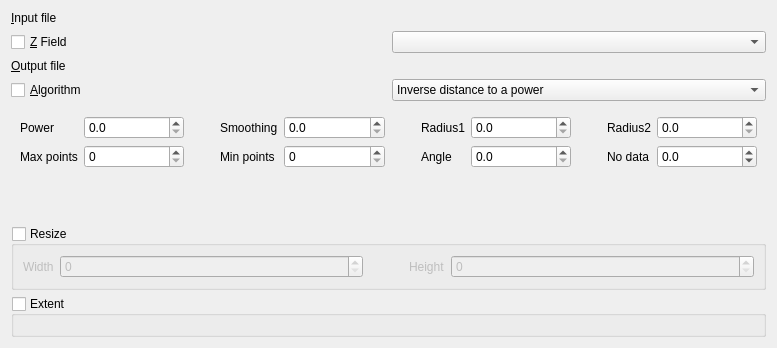
<?xml version="1.0" encoding="UTF-8"?>
<ui version="4.0">
 <class>GdalToolsWidget</class>
 <widget class="QWidget" name="GdalToolsWidget">
  <property name="geometry">
   <rect>
    <x>0</x>
    <y>0</y>
    <width>777</width>
    <height>348</height>
   </rect>
  </property>
  <property name="sizePolicy">
   <sizepolicy hsizetype="Expanding" vsizetype="Preferred">
    <horstretch>0</horstretch>
    <verstretch>0</verstretch>
   </sizepolicy>
  </property>
  <property name="windowTitle">
   <string>Grid (Interpolation)</string>
  </property>
  <layout class="QVBoxLayout" name="verticalLayout">
   <item>
    <layout class="QGridLayout" name="gridLayout">
     <item row="0" column="0">
      <widget class="QLabel" name="label">
       <property name="text">
        <string>&amp;Input file</string>
       </property>
       <property name="buddy">
        <cstring>inSelector</cstring>
       </property>
      </widget>
     </item>
     <item row="1" column="0">
      <widget class="QCheckBox" name="zfieldCheck">
       <property name="text">
        <string>&amp;Z Field</string>
       </property>
      </widget>
     </item>
     <item row="1" column="1">
      <widget class="QComboBox" name="zfieldCombo"/>
     </item>
     <item row="2" column="0">
      <widget class="QLabel" name="label_2">
       <property name="text">
        <string>&amp;Output file</string>
       </property>
       <property name="buddy">
        <cstring>outSelector</cstring>
       </property>
      </widget>
     </item>
     <item row="3" column="0">
      <widget class="QCheckBox" name="algorithmCheck">
       <property name="text">
        <string>&amp;Algorithm</string>
       </property>
      </widget>
     </item>
     <item row="3" column="1">
      <widget class="QComboBox" name="algorithmCombo">
       <item>
        <property name="text">
         <string>Inverse distance to a power</string>
        </property>
       </item>
       <item>
        <property name="text">
         <string>Moving average</string>
        </property>
       </item>
       <item>
        <property name="text">
         <string>Nearest neighbor</string>
        </property>
       </item>
       <item>
        <property name="text">
         <string>Data metrics</string>
        </property>
       </item>
      </widget>
     </item>
     <item row="0" column="1">
      <widget class="GdalToolsInOutSelector" name="inSelector" native="true"/>
     </item>
     <item row="2" column="1">
      <widget class="GdalToolsInOutSelector" name="outSelector" native="true"/>
     </item>
    </layout>
   </item>
   <item>
    <widget class="QStackedWidget" name="stackedWidget">
     <property name="frameShape">
      <enum>QFrame::NoFrame</enum>
     </property>
     <property name="currentIndex">
      <number>0</number>
     </property>
     <widget class="QWidget" name="page">
      <layout class="QGridLayout" name="gridLayout_3">
       <item row="0" column="0">
        <widget class="QLabel" name="label_3">
         <property name="text">
          <string>Power</string>
         </property>
        </widget>
       </item>
       <item row="0" column="1">
        <widget class="QDoubleSpinBox" name="invdistPowerSpin">
         <property name="sizePolicy">
          <sizepolicy hsizetype="Expanding" vsizetype="Fixed">
           <horstretch>0</horstretch>
           <verstretch>0</verstretch>
          </sizepolicy>
         </property>
         <property name="decimals">
          <number>1</number>
         </property>
        </widget>
       </item>
       <item row="0" column="2">
        <widget class="QLabel" name="label_4">
         <property name="text">
          <string>Smoothing</string>
         </property>
         <property name="indent">
          <number>30</number>
         </property>
        </widget>
       </item>
       <item row="0" column="3">
        <widget class="QDoubleSpinBox" name="invdistSmothingSpin">
         <property name="sizePolicy">
          <sizepolicy hsizetype="Expanding" vsizetype="Fixed">
           <horstretch>0</horstretch>
           <verstretch>0</verstretch>
          </sizepolicy>
         </property>
         <property name="decimals">
          <number>1</number>
         </property>
         <property name="maximum">
          <double>65000.000000000000000</double>
         </property>
        </widget>
       </item>
       <item row="0" column="4">
        <widget class="QLabel" name="label_5">
         <property name="text">
          <string>Radius1</string>
         </property>
         <property name="indent">
          <number>30</number>
         </property>
        </widget>
       </item>
       <item row="0" column="5">
        <widget class="QDoubleSpinBox" name="invdistRadius1Spin">
         <property name="sizePolicy">
          <sizepolicy hsizetype="Expanding" vsizetype="Fixed">
           <horstretch>0</horstretch>
           <verstretch>0</verstretch>
          </sizepolicy>
         </property>
         <property name="decimals">
          <number>1</number>
         </property>
         <property name="maximum">
          <double>65000.000000000000000</double>
         </property>
        </widget>
       </item>
       <item row="0" column="6">
        <widget class="QLabel" name="label_6">
         <property name="text">
          <string>Radius2</string>
         </property>
         <property name="indent">
          <number>30</number>
         </property>
        </widget>
       </item>
       <item row="0" column="7">
        <widget class="QDoubleSpinBox" name="invdistRadius2Spin">
         <property name="sizePolicy">
          <sizepolicy hsizetype="Expanding" vsizetype="Fixed">
           <horstretch>0</horstretch>
           <verstretch>0</verstretch>
          </sizepolicy>
         </property>
         <property name="decimals">
          <number>1</number>
         </property>
         <property name="maximum">
          <double>65000.000000000000000</double>
         </property>
        </widget>
       </item>
       <item row="1" column="0">
        <widget class="QLabel" name="label_8">
         <property name="text">
          <string>Max points</string>
         </property>
        </widget>
       </item>
       <item row="1" column="1">
        <widget class="QSpinBox" name="invdistMaxPointsSpin">
         <property name="sizePolicy">
          <sizepolicy hsizetype="Expanding" vsizetype="Fixed">
           <horstretch>0</horstretch>
           <verstretch>0</verstretch>
          </sizepolicy>
         </property>
         <property name="maximum">
          <number>65000</number>
         </property>
        </widget>
       </item>
       <item row="1" column="2">
        <widget class="QLabel" name="label_9">
         <property name="text">
          <string>Min points</string>
         </property>
         <property name="indent">
          <number>30</number>
         </property>
        </widget>
       </item>
       <item row="1" column="3">
        <widget class="QSpinBox" name="invdistMinPointsSpin">
         <property name="sizePolicy">
          <sizepolicy hsizetype="Expanding" vsizetype="Fixed">
           <horstretch>0</horstretch>
           <verstretch>0</verstretch>
          </sizepolicy>
         </property>
         <property name="maximum">
          <number>65000</number>
         </property>
        </widget>
       </item>
       <item row="1" column="4">
        <widget class="QLabel" name="label_7">
         <property name="text">
          <string>Angle</string>
         </property>
         <property name="indent">
          <number>30</number>
         </property>
        </widget>
       </item>
       <item row="1" column="5">
        <widget class="QDoubleSpinBox" name="invdistAngleSpin">
         <property name="sizePolicy">
          <sizepolicy hsizetype="Expanding" vsizetype="Fixed">
           <horstretch>0</horstretch>
           <verstretch>0</verstretch>
          </sizepolicy>
         </property>
         <property name="decimals">
          <number>1</number>
         </property>
         <property name="maximum">
          <double>359.000000000000000</double>
         </property>
        </widget>
       </item>
       <item row="1" column="6">
        <widget class="QLabel" name="label_10">
         <property name="text">
          <string>No data</string>
         </property>
         <property name="indent">
          <number>30</number>
         </property>
        </widget>
       </item>
       <item row="1" column="7">
        <widget class="QDoubleSpinBox" name="invdistNoDataSpin">
         <property name="sizePolicy">
          <sizepolicy hsizetype="Expanding" vsizetype="Fixed">
           <horstretch>0</horstretch>
           <verstretch>0</verstretch>
          </sizepolicy>
         </property>
         <property name="decimals">
          <number>1</number>
         </property>
         <property name="minimum">
          <double>-100000.000000000000000</double>
         </property>
         <property name="maximum">
          <double>65000.000000000000000</double>
         </property>
        </widget>
       </item>
       <item row="2" column="0">
        <spacer name="verticalSpacer_4">
         <property name="orientation">
          <enum>Qt::Vertical</enum>
         </property>
         <property name="sizeHint" stdset="0">
          <size>
           <width>20</width>
           <height>0</height>
          </size>
         </property>
        </spacer>
       </item>
      </layout>
     </widget>
     <widget class="QWidget" name="page_2">
      <layout class="QGridLayout" name="gridLayout_4">
       <item row="0" column="0">
        <widget class="QLabel" name="label_21">
         <property name="text">
          <string>Radius1</string>
         </property>
        </widget>
       </item>
       <item row="0" column="1">
        <widget class="QDoubleSpinBox" name="averageRadius1Spin">
         <property name="sizePolicy">
          <sizepolicy hsizetype="Expanding" vsizetype="Fixed">
           <horstretch>0</horstretch>
           <verstretch>0</verstretch>
          </sizepolicy>
         </property>
         <property name="decimals">
          <number>1</number>
         </property>
         <property name="maximum">
          <double>65000.000000000000000</double>
         </property>
        </widget>
       </item>
       <item row="0" column="2">
        <widget class="QLabel" name="label_19">
         <property name="text">
          <string>Radius2</string>
         </property>
         <property name="indent">
          <number>40</number>
         </property>
        </widget>
       </item>
       <item row="0" column="3">
        <widget class="QDoubleSpinBox" name="averageRadius2Spin">
         <property name="sizePolicy">
          <sizepolicy hsizetype="Expanding" vsizetype="Fixed">
           <horstretch>0</horstretch>
           <verstretch>0</verstretch>
          </sizepolicy>
         </property>
         <property name="decimals">
          <number>1</number>
         </property>
         <property name="maximum">
          <double>65000.000000000000000</double>
         </property>
        </widget>
       </item>
       <item row="0" column="4">
        <widget class="QLabel" name="label_22">
         <property name="text">
          <string>Angle</string>
         </property>
         <property name="indent">
          <number>40</number>
         </property>
        </widget>
       </item>
       <item row="0" column="5">
        <widget class="QDoubleSpinBox" name="averageAngleSpin">
         <property name="sizePolicy">
          <sizepolicy hsizetype="Expanding" vsizetype="Fixed">
           <horstretch>0</horstretch>
           <verstretch>0</verstretch>
          </sizepolicy>
         </property>
         <property name="decimals">
          <number>1</number>
         </property>
         <property name="maximum">
          <double>359.000000000000000</double>
         </property>
        </widget>
       </item>
       <item row="1" column="0">
        <widget class="QLabel" name="label_20">
         <property name="text">
          <string>Min points</string>
         </property>
        </widget>
       </item>
       <item row="1" column="1">
        <widget class="QSpinBox" name="averageMinPointsSpin">
         <property name="sizePolicy">
          <sizepolicy hsizetype="Expanding" vsizetype="Fixed">
           <horstretch>0</horstretch>
           <verstretch>0</verstretch>
          </sizepolicy>
         </property>
         <property name="maximum">
          <number>65000</number>
         </property>
        </widget>
       </item>
       <item row="1" column="2">
        <widget class="QLabel" name="label_23">
         <property name="text">
          <string>No data</string>
         </property>
         <property name="indent">
          <number>40</number>
         </property>
        </widget>
       </item>
       <item row="1" column="3">
        <widget class="QDoubleSpinBox" name="averageNoDataSpin">
         <property name="sizePolicy">
          <sizepolicy hsizetype="Expanding" vsizetype="Fixed">
           <horstretch>0</horstretch>
           <verstretch>0</verstretch>
          </sizepolicy>
         </property>
         <property name="decimals">
          <number>1</number>
         </property>
         <property name="maximum">
          <double>65000.000000000000000</double>
         </property>
        </widget>
       </item>
       <item row="2" column="0">
        <spacer name="verticalSpacer">
         <property name="orientation">
          <enum>Qt::Vertical</enum>
         </property>
         <property name="sizeHint" stdset="0">
          <size>
           <width>20</width>
           <height>0</height>
          </size>
         </property>
        </spacer>
       </item>
      </layout>
     </widget>
     <widget class="QWidget" name="page_5">
      <layout class="QGridLayout" name="gridLayout_5">
       <item row="0" column="0">
        <widget class="QLabel" name="label_26">
         <property name="text">
          <string>Radius1</string>
         </property>
        </widget>
       </item>
       <item row="0" column="1">
        <widget class="QDoubleSpinBox" name="nearestRadius1Spin">
         <property name="sizePolicy">
          <sizepolicy hsizetype="Expanding" vsizetype="Fixed">
           <horstretch>0</horstretch>
           <verstretch>0</verstretch>
          </sizepolicy>
         </property>
         <property name="decimals">
          <number>1</number>
         </property>
         <property name="maximum">
          <double>65000.000000000000000</double>
         </property>
        </widget>
       </item>
       <item row="0" column="2">
        <widget class="QLabel" name="label_24">
         <property name="text">
          <string>Radius2</string>
         </property>
         <property name="indent">
          <number>40</number>
         </property>
        </widget>
       </item>
       <item row="0" column="3">
        <widget class="QDoubleSpinBox" name="nearestRadius2Spin">
         <property name="sizePolicy">
          <sizepolicy hsizetype="Expanding" vsizetype="Fixed">
           <horstretch>0</horstretch>
           <verstretch>0</verstretch>
          </sizepolicy>
         </property>
         <property name="decimals">
          <number>1</number>
         </property>
         <property name="maximum">
          <double>65000.000000000000000</double>
         </property>
        </widget>
       </item>
       <item row="0" column="4">
        <widget class="QLabel" name="label_27">
         <property name="text">
          <string>Angle</string>
         </property>
         <property name="indent">
          <number>40</number>
         </property>
        </widget>
       </item>
       <item row="0" column="5">
        <widget class="QDoubleSpinBox" name="nearestAngleSpin">
         <property name="sizePolicy">
          <sizepolicy hsizetype="Expanding" vsizetype="Fixed">
           <horstretch>0</horstretch>
           <verstretch>0</verstretch>
          </sizepolicy>
         </property>
         <property name="decimals">
          <number>1</number>
         </property>
         <property name="maximum">
          <double>359.000000000000000</double>
         </property>
        </widget>
       </item>
       <item row="1" column="0">
        <widget class="QLabel" name="label_28">
         <property name="text">
          <string>No data</string>
         </property>
        </widget>
       </item>
       <item row="1" column="1">
        <widget class="QDoubleSpinBox" name="nearestNoDataSpin">
         <property name="sizePolicy">
          <sizepolicy hsizetype="Expanding" vsizetype="Fixed">
           <horstretch>0</horstretch>
           <verstretch>0</verstretch>
          </sizepolicy>
         </property>
         <property name="decimals">
          <number>1</number>
         </property>
         <property name="maximum">
          <double>65000.000000000000000</double>
         </property>
        </widget>
       </item>
       <item row="2" column="0">
        <spacer name="verticalSpacer_2">
         <property name="orientation">
          <enum>Qt::Vertical</enum>
         </property>
         <property name="sizeHint" stdset="0">
          <size>
           <width>20</width>
           <height>0</height>
          </size>
         </property>
        </spacer>
       </item>
      </layout>
     </widget>
     <widget class="QWidget" name="page_6">
      <layout class="QGridLayout" name="gridLayout_6">
       <item row="0" column="0">
        <widget class="QLabel" name="label_25">
         <property name="text">
          <string>Metrics</string>
         </property>
        </widget>
       </item>
       <item row="0" column="1">
        <widget class="QComboBox" name="datametricsCombo">
         <property name="sizePolicy">
          <sizepolicy hsizetype="Expanding" vsizetype="Fixed">
           <horstretch>0</horstretch>
           <verstretch>0</verstretch>
          </sizepolicy>
         </property>
         <item>
          <property name="text">
           <string>Minimum</string>
          </property>
         </item>
         <item>
          <property name="text">
           <string>Maximum</string>
          </property>
         </item>
         <item>
          <property name="text">
           <string>Range</string>
          </property>
         </item>
        </widget>
       </item>
       <item row="0" column="2">
        <widget class="QLabel" name="label_31">
         <property name="text">
          <string>Radius1</string>
         </property>
         <property name="indent">
          <number>40</number>
         </property>
        </widget>
       </item>
       <item row="0" column="3">
        <widget class="QDoubleSpinBox" name="datametricsRadius1Spin">
         <property name="sizePolicy">
          <sizepolicy hsizetype="Expanding" vsizetype="Fixed">
           <horstretch>0</horstretch>
           <verstretch>0</verstretch>
          </sizepolicy>
         </property>
         <property name="decimals">
          <number>1</number>
         </property>
         <property name="maximum">
          <double>65000.000000000000000</double>
         </property>
        </widget>
       </item>
       <item row="0" column="4">
        <widget class="QLabel" name="label_29">
         <property name="text">
          <string>Radius2</string>
         </property>
         <property name="indent">
          <number>40</number>
         </property>
        </widget>
       </item>
       <item row="0" column="5">
        <widget class="QDoubleSpinBox" name="datametricsRadius2Spin">
         <property name="sizePolicy">
          <sizepolicy hsizetype="Expanding" vsizetype="Fixed">
           <horstretch>0</horstretch>
           <verstretch>0</verstretch>
          </sizepolicy>
         </property>
         <property name="decimals">
          <number>1</number>
         </property>
         <property name="maximum">
          <double>65000.000000000000000</double>
         </property>
        </widget>
       </item>
       <item row="1" column="0">
        <widget class="QLabel" name="label_32">
         <property name="text">
          <string>Angle</string>
         </property>
        </widget>
       </item>
       <item row="1" column="1">
        <widget class="QDoubleSpinBox" name="datametricsAngleSpin">
         <property name="sizePolicy">
          <sizepolicy hsizetype="Expanding" vsizetype="Fixed">
           <horstretch>0</horstretch>
           <verstretch>0</verstretch>
          </sizepolicy>
         </property>
         <property name="decimals">
          <number>1</number>
         </property>
         <property name="maximum">
          <double>359.000000000000000</double>
         </property>
        </widget>
       </item>
       <item row="1" column="2">
        <widget class="QLabel" name="label_33">
         <property name="text">
          <string>No data</string>
         </property>
         <property name="indent">
          <number>40</number>
         </property>
        </widget>
       </item>
       <item row="1" column="3">
        <widget class="QDoubleSpinBox" name="datametricsNoDataSpin">
         <property name="sizePolicy">
          <sizepolicy hsizetype="Expanding" vsizetype="Fixed">
           <horstretch>0</horstretch>
           <verstretch>0</verstretch>
          </sizepolicy>
         </property>
         <property name="decimals">
          <number>1</number>
         </property>
         <property name="maximum">
          <double>65000.000000000000000</double>
         </property>
        </widget>
       </item>
       <item row="1" column="4">
        <widget class="QLabel" name="label_30">
         <property name="text">
          <string>Min points</string>
         </property>
         <property name="indent">
          <number>40</number>
         </property>
        </widget>
       </item>
       <item row="1" column="5">
        <widget class="QSpinBox" name="datametricsMinPointsSpin">
         <property name="sizePolicy">
          <sizepolicy hsizetype="Expanding" vsizetype="Fixed">
           <horstretch>0</horstretch>
           <verstretch>0</verstretch>
          </sizepolicy>
         </property>
         <property name="maximum">
          <number>65000</number>
         </property>
        </widget>
       </item>
       <item row="2" column="0">
        <spacer name="verticalSpacer_3">
         <property name="orientation">
          <enum>Qt::Vertical</enum>
         </property>
         <property name="sizeHint" stdset="0">
          <size>
           <width>20</width>
           <height>0</height>
          </size>
         </property>
        </spacer>
       </item>
      </layout>
     </widget>
    </widget>
   </item>
   <item>
    <widget class="QGroupBox" name="resizeGroupBox">
     <property name="title">
      <string>Resize</string>
     </property>
     <property name="checkable">
      <bool>true</bool>
     </property>
     <property name="checked">
      <bool>false</bool>
     </property>
     <layout class="QGridLayout" name="gridLayout_7">
      <item row="0" column="0">
       <widget class="QLabel" name="label_11">
        <property name="sizePolicy">
         <sizepolicy hsizetype="Fixed" vsizetype="Preferred">
          <horstretch>0</horstretch>
          <verstretch>0</verstretch>
         </sizepolicy>
        </property>
        <property name="text">
         <string>Width</string>
        </property>
       </widget>
      </item>
      <item row="0" column="1">
       <widget class="QSpinBox" name="widthSpin">
        <property name="maximum">
         <number>999999</number>
        </property>
       </widget>
      </item>
      <item row="0" column="2">
       <widget class="QLabel" name="label_12">
        <property name="sizePolicy">
         <sizepolicy hsizetype="Fixed" vsizetype="Preferred">
          <horstretch>0</horstretch>
          <verstretch>0</verstretch>
         </sizepolicy>
        </property>
        <property name="text">
         <string>Height</string>
        </property>
        <property name="indent">
         <number>40</number>
        </property>
       </widget>
      </item>
      <item row="0" column="3">
       <widget class="QSpinBox" name="heightSpin">
        <property name="maximum">
         <number>999999</number>
        </property>
       </widget>
      </item>
     </layout>
    </widget>
   </item>
   <item>
    <widget class="QGroupBox" name="extentGroup">
     <property name="title">
      <string>Extent</string>
     </property>
     <property name="checkable">
      <bool>true</bool>
     </property>
     <property name="checked">
      <bool>false</bool>
     </property>
     <layout class="QGridLayout" name="gridLayout_2">
      <item row="0" column="0">
       <widget class="GdalToolsExtentSelector" name="extentSelector" native="true"/>
      </item>
     </layout>
    </widget>
   </item>
  </layout>
 </widget>
 <customwidgets>
  <customwidget>
   <class>GdalToolsInOutSelector</class>
   <extends>QWidget</extends>
   <header>inOutSelector</header>
   <container>1</container>
  </customwidget>
  <customwidget>
   <class>GdalToolsExtentSelector</class>
   <extends>QWidget</extends>
   <header>extentSelector</header>
   <container>1</container>
  </customwidget>
 </customwidgets>
 <resources/>
 <connections>
  <connection>
   <sender>algorithmCombo</sender>
   <signal>currentIndexChanged(int)</signal>
   <receiver>stackedWidget</receiver>
   <slot>setCurrentIndex(int)</slot>
   <hints>
    <hint type="sourcelabel">
     <x>159</x>
     <y>129</y>
    </hint>
    <hint type="destinationlabel">
     <x>159</x>
     <y>290</y>
    </hint>
   </hints>
  </connection>
 </connections>
</ui>
